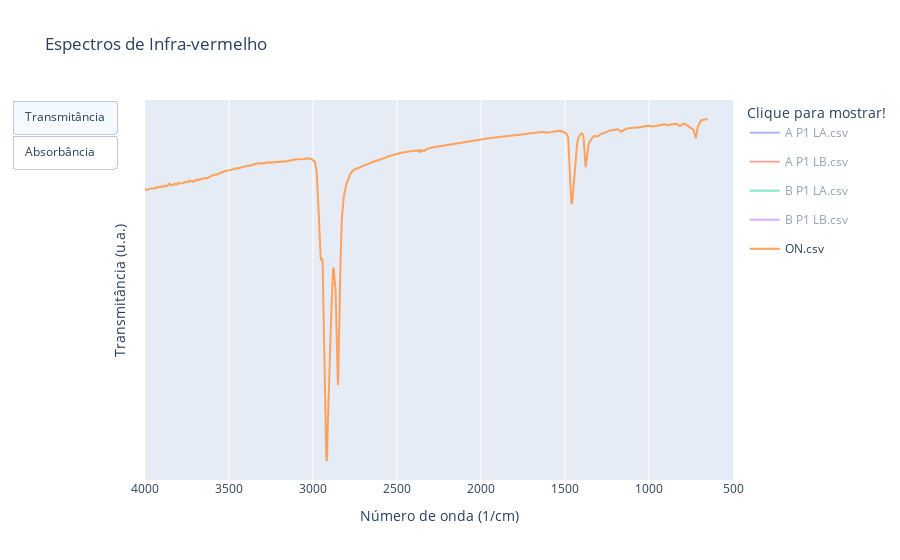

Source (notebook cell):
### Code cell
fig = go.Figure()
for key, frame in frames.items():
    df = frame
    if key == list(frames.keys())[-1]:
        visible = True
    else:
        visible = 'legendonly'
    fig.add_trace(go.Scatter(x = df['Wavenumber'], y = df['%Transmitance'], name = key, visible = visible, legendgroup = key))
for key, frame in frames.items():
    df = frame
    fig.add_trace(go.Scatter(x = df['Wavenumber'], y = df['%Absorbance'], name = key, visible = False, legendgroup = key))

fig.update_layout(xaxis_range = [4000,500],
                  xaxis_title_text = 'Número de onda (1/cm)',
                  yaxis_title_text = 'Transmitância (u.a.)',
                  legend_title_text = 'Clique para mostrar!',
                  title_text = 'Espectros de Infra-vermelho',
                  yaxis = dict(tickvals = []),
                 )
fig.update_layout(
    updatemenus=[
        dict(
            type="buttons",
            buttons=[
                dict(label="Transmitância",
                     method="update",
                     args=[{'visible': [True]*len(frames)+[False]*len(frames)}, {'yaxis':{'title': {'text':'Transmitância (u.a.)'}}},
                          ]),
                dict(label="Absorbância",
                     method="update",
                     args=[{'visible': [False]*len(frames)+[True]*len(frames)},{'yaxis':{'title': {'text':'Absorbância (u.a.)'}}},
                          ])
            ],
        )
    ]
)
fig

### Figure 1 — Plotly figure (JSON) as saved in the notebook; plotly's stock layout.template omitted (floating-point values rounded to 4 significant figures; data arrays with more than 128 entries replaced by an {"elided": "..."} marker saying what was removed)
{"data": [{"legendgroup": "A P1 LA.csv", "name": "A P1 LA.csv", "type": "scatter", "visible": "legendonly", "x": {"elided": "1738 float values"}, "y": {"elided": "1738 float values"}}, {"legendgroup": "A P1 LB.csv", "name": "A P1 LB.csv", "type": "scatter", "visible": "legendonly", "x": {"elided": "1738 float values"}, "y": {"elided": "1738 float values"}}, {"legendgroup": "B P1 LA.csv", "name": "B P1 LA.csv", "type": "scatter", "visible": "legendonly", "x": {"elided": "1738 float values"}, "y": {"elided": "1738 float values"}}, {"legendgroup": "B P1 LB.csv", "name": "B P1 LB.csv", "type": "scatter", "visible": "legendonly", "x": {"elided": "1738 float values"}, "y": {"elided": "1738 float values"}}, {"legendgroup": "ON.csv", "name": "ON.csv", "type": "scatter", "visible": true, "x": {"elided": "1738 float values"}, "y": {"elided": "1738 float values"}}, {"legendgroup": "A P1 LA.csv", "name": "A P1 LA.csv", "type": "scatter", "visible": false, "x": {"elided": "1738 float values"}, "y": {"elided": "1738 float values"}}, {"legendgroup": "A P1 LB.csv", "name": "A P1 LB.csv", "type": "scatter", "visible": false, "x": {"elided": "1738 float values"}, "y": {"elided": "1738 float values"}}, {"legendgroup": "B P1 LA.csv", "name": "B P1 LA.csv", "type": "scatter", "visible": false, "x": {"elided": "1738 float values"}, "y": {"elided": "1738 float values"}}, {"legendgroup": "B P1 LB.csv", "name": "B P1 LB.csv", "type": "scatter", "visible": false, "x": {"elided": "1738 float values"}, "y": {"elided": "1738 float values"}}, {"legendgroup": "ON.csv", "name": "ON.csv", "type": "scatter", "visible": false, "x": {"elided": "1738 float values"}, "y": {"elided": "1738 float values"}}], "layout": {"legend": {"title": {"text": "Clique para mostrar!"}}, "title": {"text": "Espectros de Infra-vermelho"}, "updatemenus": [{"buttons": [{"args": [{"visible": [true, true, true, true, true, false, false, false, false, false]}, {"yaxis": {"title": {"text": "Transmitância (u.a.)"}}}], "label": "Transmitância", "method": "update"}, {"args": [{"visible": [false, false, false, false, false, true, true, true, true, true]}, {"yaxis": {"title": {"text": "Absorbância (u.a.)"}}}], "label": "Absorbância", "method": "update"}], "type": "buttons"}], "xaxis": {"range": [4000, 500], "title": {"text": "Número de onda (1/cm)"}}, "yaxis": {"tickvals": [], "title": {"text": "Transmitância (u.a.)"}}}}
